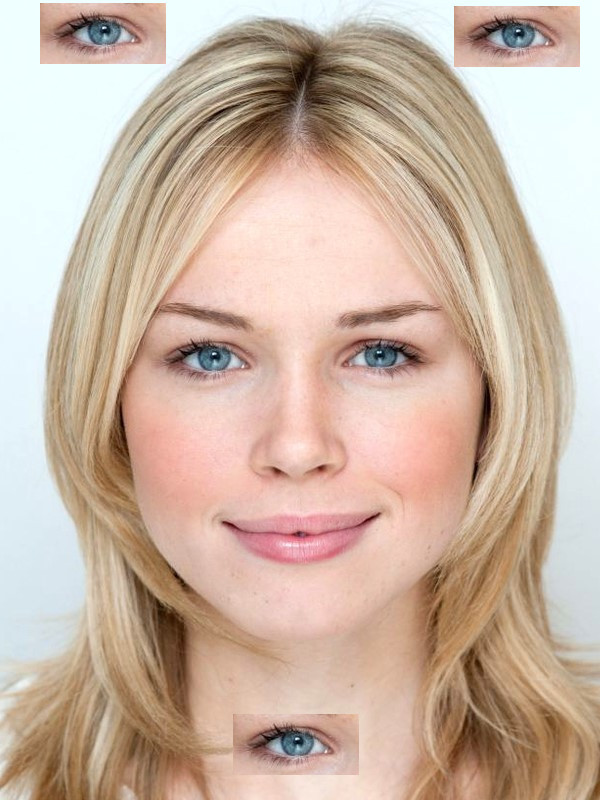
#> input picture quiz2/facePic.jpg, 600 x 800 px
$ python quiz.py
#> lines starting #> are read from the running program, lines starting #| are printed output that depends on the picture; after the words box and inside, x2 and y2 are one past the last pixel; in counts of white or black regions, pixels touching at a corner belong together
import cv2
import numpy as np

def main():
    picture_1 = cv2.imread("facePic.jpg", cv2.IMREAD_COLOR)
#> picture_1 is the input picture: shape (800, 600, 3); mean B, G, R 164.2, 180.4, 203.2
    face_cascade = cv2.CascadeClassifier('data/haarcascades/haarcascade_frontalface_default.xml')
    eye_cascade = cv2.CascadeClassifier('data/haarcascades/haarcascade_eye.xml')
    height, width, depth = picture_1.shape
#> height = 800; width = 600; depth = 3
    picture_2 = np.zeros((height, width, 3), np.uint8)
    picture_2[:, 0:width//2] = (30, 30, 30)      # (B, G, R)
    picture_2[:, width//2:width] = (30, 30, 30)
    picture_3 = cv2.subtract(picture_1, picture_2)
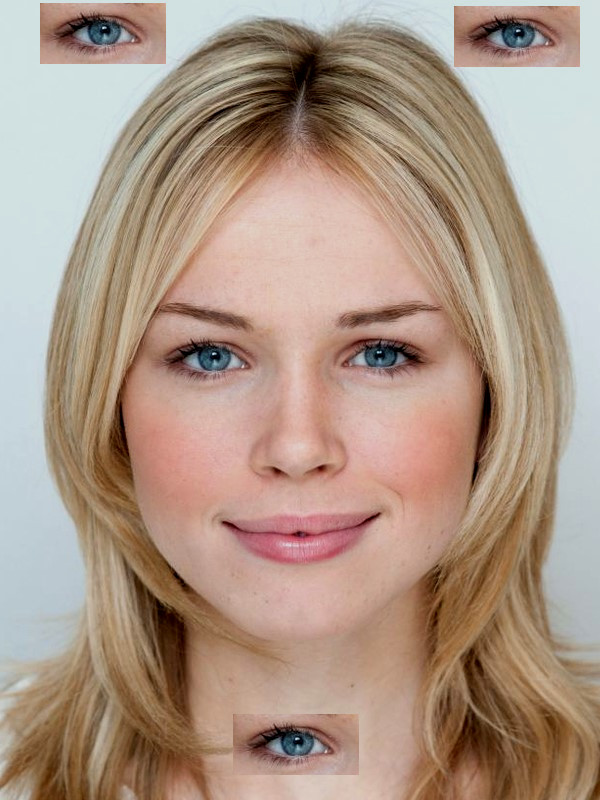
#> picture_3: shape (800, 600, 3); mean B, G, R 134.3, 150.5, 173.3
    gray = cv2.cvtColor(picture_3, cv2.COLOR_BGR2GRAY)
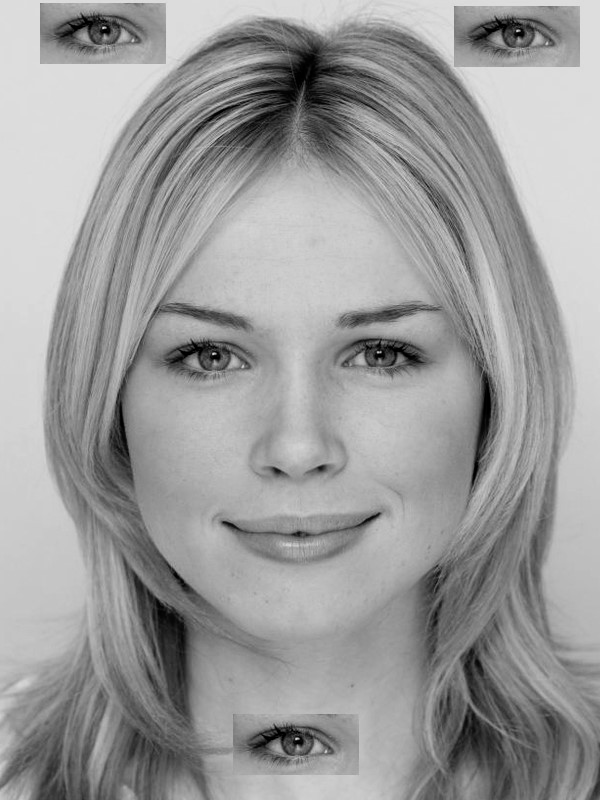
#> gray: shape (800, 600); min 0, max 224, mean 155.4
    faces = face_cascade.detectMultiScale(gray, 1.5, 5)
#> faces = [[95, 204, 410, 410]]
    print(faces)
#| [[ 95 204 410 410]]
    for (x,y,w,h) in faces:
        cv2.rectangle(picture_3,(x,y),(x+w,y+h),(255,0,0),2)
        roi_gray = gray[y:y+h, x:x+w]
        roi_color = picture_3[y:y+h, x:x+w]
        eyes = eye_cascade.detectMultiScale(roi_gray)
        for (ex,ey,ew,eh) in eyes:
            cv2.rectangle(roi_color,(ex,ey),(ex+ew,ey+eh),(0,255,0),2)
#> this loop made 1 pass
#> (x, y, w, h, eyes) on pass 1: (95, 204, 410, 410, [[208, 250, 32, 32], [239, 110, 86, 86], [64, 112, 85, 85]])
#> pass 1, in main, `roi_gray = gray[y:y+h, x:x+w]`:
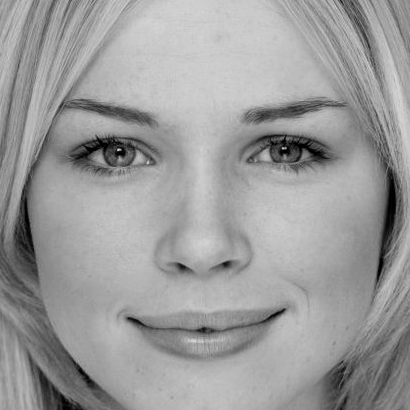
#> roi_gray: shape (410, 410); min 0, max 217, mean 155.5
#> pass 1, in main, `roi_color = picture_3[y:y+h, x:x+w]`:
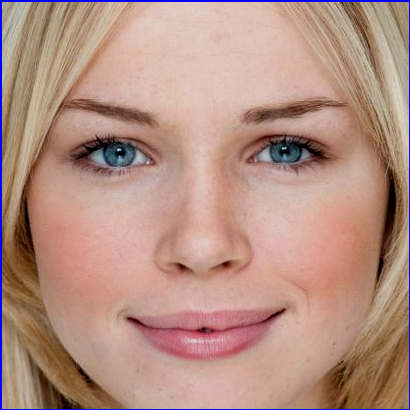
#> roi_color: shape (410, 410, 3); mean B, G, R 131, 144.2, 181.2
#> after the loop:
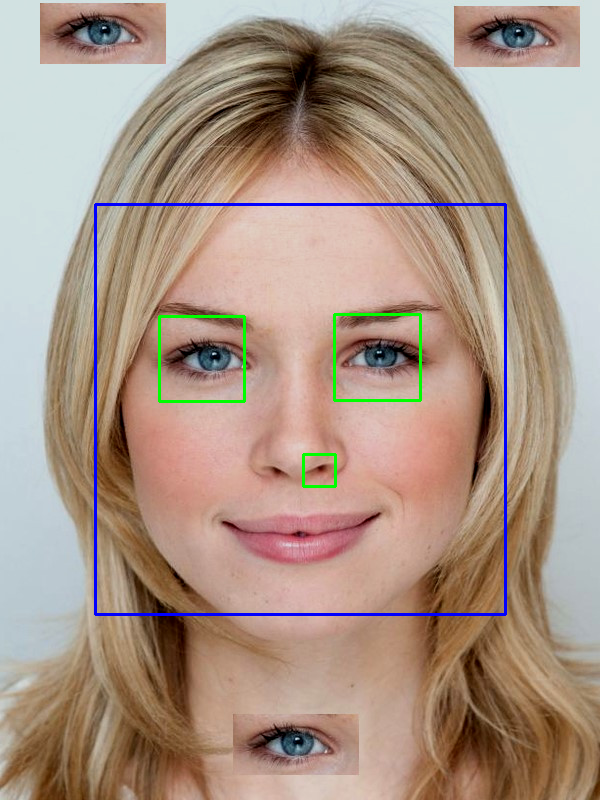
#> picture_3: shape (800, 600, 3); 1.53% of pixels changed, all inside (x1, y1, x2, y2) = (94, 203, 507, 616)
#> after the loop:
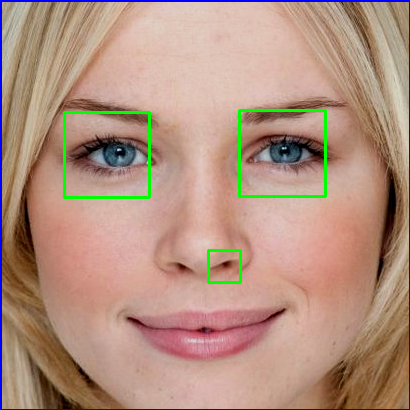
#> roi_color: shape (410, 410, 3); 1.44% of pixels changed, all inside (x1, y1, x2, y2) = (63, 109, 327, 284)
    cv2.putText(picture_3, "CSCI 442 matthew Sagen", (5, 780), cv2.FONT_HERSHEY_SIMPLEX, 1, (255, 255, 255), 2, cv2.LINE_AA)
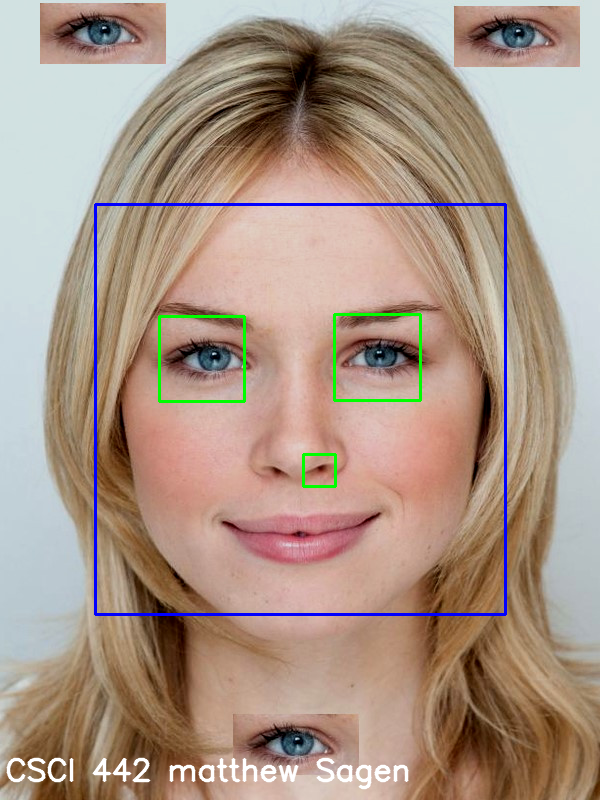
#> picture_3: shape (800, 600, 3); 0.92% of pixels changed, all inside (x1, y1, x2, y2) = (6, 757, 409, 790)
    cv2.namedWindow("Matthew Sagen", cv2.WINDOW_KEEPRATIO)
    cv2.moveWindow("Matthew Sagen", 0, 0)

    cv2.imshow("Matthew Sagen", picture_3)
    cv2.waitKey(0)
    cv2.destroyAllWindows()
main()
